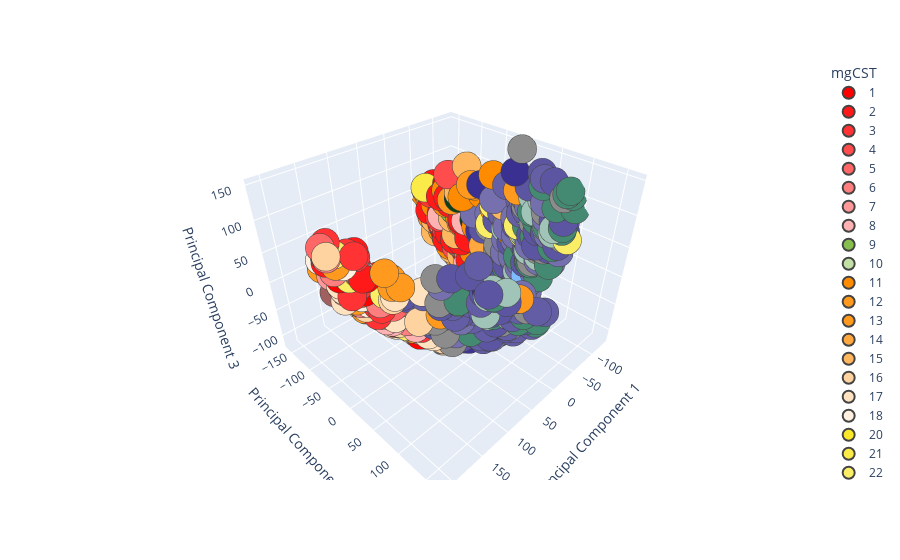

Notebook cell for this chart:
### Code cell
import pandas as pd
import pickle
import plotly.express as px
path = "../Data/pca_model.pkl"
path2 = "/Users/amaros/Desktop/mgss2/log_norm.pkl"

with open(path, 'rb') as file:
        model = pickle.load(file)

with open(path2, 'rb') as file:
        log_norm = pickle.load(file)       

mgcsts_samples_df = pd.read_csv("../Data/mgCSTs.samples.df.csv")
mgCSTs_colors = pd.read_csv("../Data/mgCST_sort_color.csv")
project = pd.read_csv("../Data/VIRGO2_projects.csv")

minclustersize = 10
deepsplit = 4

data_pca = model[minclustersize][deepsplit][0]
mgCST = data_pca['mgCST']
sampleID = data_pca['sampleID']
principal_components = data_pca['principal_components']


mgcsts_samples = mgcsts_samples_df[(mgcsts_samples_df['minClusterSize'] == minclustersize) & (mgcsts_samples_df['deepSplit'] == deepsplit)].reset_index(drop = True)
mgcst_color = mgCSTs_colors[(mgCSTs_colors['minClusterSize'] == minclustersize) & (mgCSTs_colors['deepSplit'] == deepsplit)]

color_mgCST = mgcst_color[['mgCST', 'color_mgCST']].reset_index(drop = True)
color_mgCST = color_mgCST[color_mgCST['mgCST'].isin(mgCST)]

principal_components = pd.DataFrame(data=data_pca['principal_components'], columns=['PC1','PC2','PC3'])

pca_df = pd.concat([sampleID, principal_components,mgCST], axis=1)
pca_df = pd.merge(pca_df, project, on='sampleID', how='inner') 
pca_df = pd.merge(pca_df, color_mgCST, on='mgCST', how='inner')      
pca_df = pca_df.sort_values(by='mgCST', ascending=True)
pca_df = pca_df.sort_values('mgCST', ascending=True).reset_index(drop=True)
pca_df['mgCST'] = pca_df['mgCST'].astype(str) 


# Create a 3D scatter plot using Plotly Express
fig = px.scatter_3d(pca_df, x='PC1', y='PC2', z='PC3', color = 'mgCST', color_discrete_sequence=color_mgCST['color_mgCST'].values)

fig.update_layout(scene=dict(xaxis_title='Principal Component 1',
                             yaxis_title='Principal Component 2',
                             zaxis_title='Principal Component 3'))

fig.update_traces(marker=dict(size=10, line=dict(width=1)),
                  selector=dict(mode='markers'))
fig.update_layout(legend= {'itemsizing': 'constant'})

fig.show()
